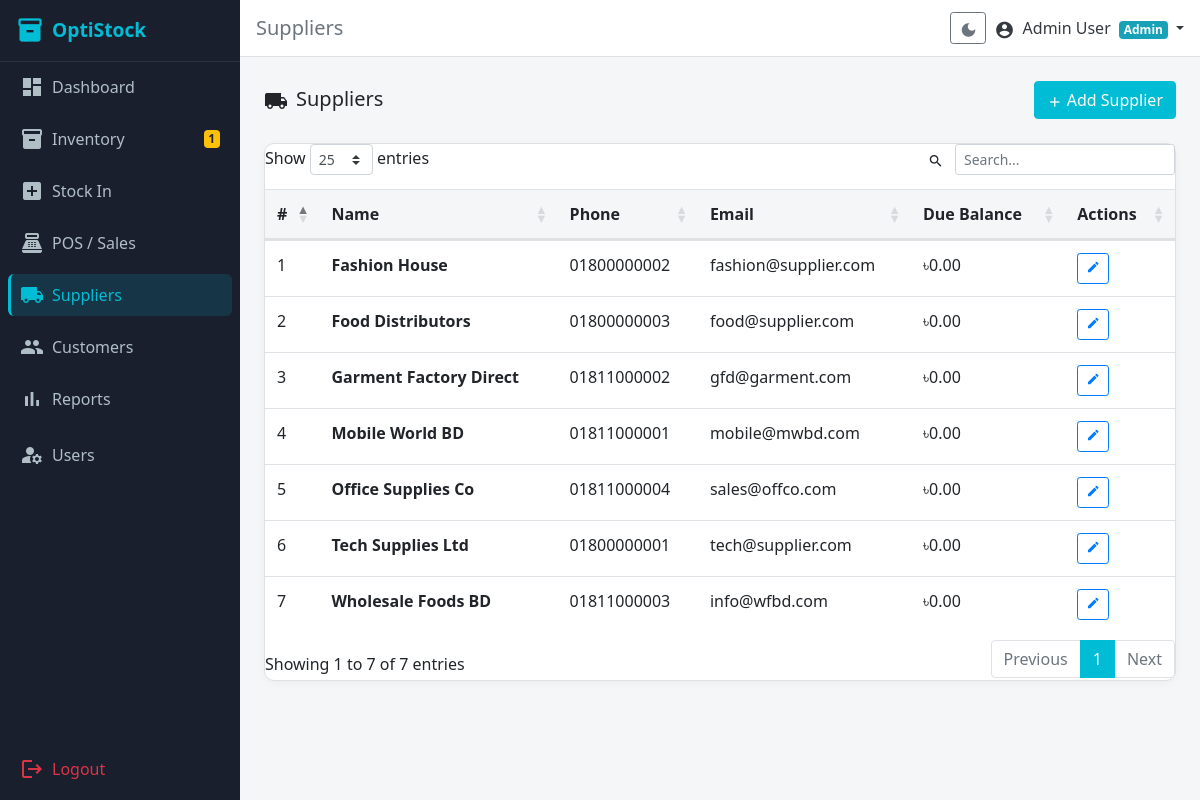
The app's page /modules/suppliers/index.php (signed in), older data.
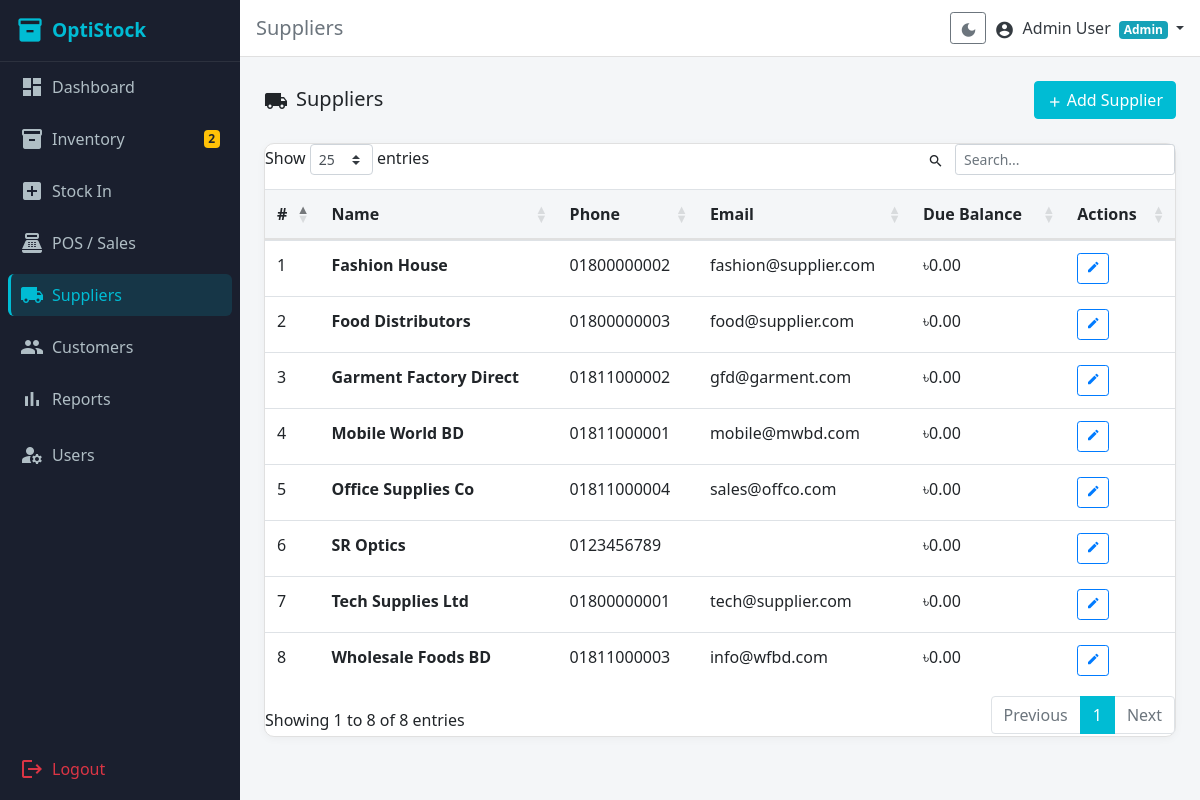
The same page, newer data.
### tables this page shows
CREATE TABLE `suppliers` (
  `id` int(10) UNSIGNED NOT NULL,
  `name` varchar(150) NOT NULL,
  `phone` varchar(20) DEFAULT NULL,
  `email` varchar(150) DEFAULT NULL,
  `address` text DEFAULT NULL,
  `due_balance` decimal(10,2) NOT NULL DEFAULT 0.00,
  `created_at` datetime NOT NULL DEFAULT current_timestamp()
);

### modules/suppliers/index.php (the view, shortened to what this page needs)
<?php
require_once __DIR__ . '/../../includes/auth_check.php';
$suppliers = $pdo->query('SELECT * FROM suppliers ORDER BY name')->fetchAll();
include __DIR__ . '/../../includes/header.php';
?>
<div class="d-flex justify-content-between align-items-center mb-4">
  <h5 class="mb-0"><span class="material-icons align-middle mr-2">local_shipping</span>Suppliers</h5>
  <a href="<?= BASE_URL ?>/modules/suppliers/add.php" class="btn btn-primary">
    <span class="material-icons align-middle mr-1" style="font-size:16px;">add</span>Add Supplier
  </a>
</div>
<div class="card">
  <div class="table-responsive">
    <table class="table table-hover datatable mb-0">
      <thead>
        <tr><th>#</th><th>Name</th><th>Phone</th><th>Email</th><th>Due Balance</th><th>Actions</th></tr>
      </thead>
      <tbody>
        <?php foreach ($suppliers as $i => $sup): ?>
        <tr>
          <td><?= $i + 1 ?></td>
          <td><strong><?= htmlspecialchars($sup['name']) ?></strong></td>
          <td><?= htmlspecialchars($sup['phone'] ?? '—') ?></td>
          <td><?= htmlspecialchars($sup['email'] ?? '—') ?></td>
          <td><?= $sup['due_balance'] > 0 ? '<span class="text-danger">৳' . number_format($sup['due_balance'], 2) . '</span>' : '৳0.00' ?></td>
          <td>
            <a href="<?= BASE_URL ?>/modules/suppliers/edit.php?id=<?= $sup['id'] ?>" class="btn btn-sm btn-outline-primary mr-1">
              <span class="material-icons" style="font-size:14px;">edit</span>
            </a>
          </td>
        </tr>
        <?php endforeach; ?>
      </tbody>
    </table>
  </div>
</div>
<?php
include __DIR__ . '/../../includes/footer.php';

### includes/sidebar.php (shortened to what this page needs)
<?php
$lowStockCount = 0;
if (isset($pdo)) {
    try {
        $ls = $pdo->query('SELECT COUNT(*) FROM products WHERE quantity <= low_stock_alert AND status = "active"');
        $lowStockCount = (int)$ls->fetchColumn();
    } catch (Exception $e) {}
}
$currentDir  = basename(dirname($_SERVER['PHP_SELF']));
function isActive(string $dir, string $file = ''): string {
    global $currentDir, $currentPage;
    if (!$file && $currentDir === $dir) return 'active';
    return '';
}
?>
<nav class="sidebar d-flex flex-column" id="sidebar">
  <div class="sidebar-header p-3 d-flex align-items-center">
    <span class="material-icons mr-2" style="color:#00BCD4;font-size:28px;">inventory_2</span>
    <span class="brand-text font-weight-bold" style="font-size:1.2rem;">OptiStock</span>
  </div>
  <ul class="nav flex-column px-2 flex-grow-1">
    <li class="nav-item py-1">
      <a class="nav-link <?= isActive('dashboard') ?>" href="<?= BASE_URL ?>/modules/dashboard/index.php">
        <span class="material-icons align-middle mr-2">dashboard</span>Dashboard
      </a>
    </li>
    <li class="nav-item py-1">
      <a class="nav-link <?= isActive('inventory') ?>" href="<?= BASE_URL ?>/modules/inventory/index.php">
        <span class="material-icons align-middle mr-2">inventory</span>Inventory
        <?php if ($lowStockCount > 0): ?>
          <span class="badge badge-warning ml-auto float-right"><?= $lowStockCount ?></span>
        <?php endif; ?>
      </a>
    </li>
    <li class="nav-item py-1">
      <a class="nav-link <?= isActive('stock_in') ?>" href="<?= BASE_URL ?>/modules/stock_in/index.php">
        <span class="material-icons align-middle mr-2">add_box</span>Stock In
      </a>
    </li>
    <li class="nav-item py-1">
      <a class="nav-link <?= isActive('sales') ?>" href="<?= BASE_URL ?>/modules/sales/pos.php">
        <span class="material-icons align-middle mr-2">point_of_sale</span>POS / Sales
      </a>
    </li>
    <li class="nav-item py-1">
      <a class="nav-link <?= isActive('suppliers') ?>" href="<?= BASE_URL ?>/modules/suppliers/index.php">
        <span class="material-icons align-middle mr-2">local_shipping</span>Suppliers
      </a>
    </li>
    <li class="nav-item py-1">
      <a class="nav-link <?= isActive('customers') ?>" href="<?= BASE_URL ?>/modules/customers/index.php">
        <span class="material-icons align-middle mr-2">people</span>Customers
      </a>
    </li>
    <li class="nav-item py-1">
      <a class="nav-link <?= isActive('reports') ?>" href="<?= BASE_URL ?>/modules/reports/sales_report.php">
        <span class="material-icons align-middle mr-2">bar_chart</span>Reports
      </a>
    </li>
    <?php if (($_SESSION['role'] ?? '') === 'admin'): ?>
    <li class="nav-item py-2">
      <a class="nav-link <?= isActive('users') ?>" href="<?= BASE_URL ?>/modules/users/index.php">
        <span class="material-icons align-middle mr-2">manage_accounts</span>Users
      </a>
    </li>
    <?php endif; ?>
    <li class="nav-item py-2 mt-auto">
      <a class="nav-link text-danger" href="<?= BASE_URL ?>/modules/auth/logout.php">
        <span class="material-icons align-middle mr-2">logout</span>Logout
      </a>
    </li>
  </ul>
</nav>

Row changes from the older to the newer data that the page shows:
added suppliers: name "SR Optics", phone "0123456789", due_balance "৳0.00"
Text that changed along with them:
$lowStockCount: "1" → "2"
text written by a page script: "Show entries Showing 1 to 7 of 7 entries Previous 1 Next" → "Show entries Showing 1 to 8 of 8 entries Previous 1 Next"
